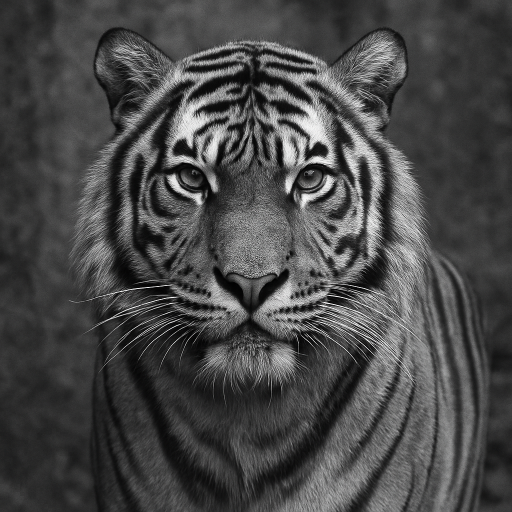
#> input picture images/tiger.png, 1024 x 1024 px (shown at 1/2 size)
$ jupyter execute 3.ipynb
#> lines starting #> are read from the running program, lines starting #| are printed output that depends on the picture; long printed decimals are rounded
[cell 1]
import cv2
import numpy as np
import matplotlib.pyplot as plt
from skimage.util import random_noise
from skimage.metrics import peak_signal_noise_ratio as psnr
from scipy.ndimage import generic_filter

# Load grayscale image and resize to 512x512
image = cv2.imread('images/tiger.png', cv2.IMREAD_GRAYSCALE)
#> image: shape (1024, 1024); min 0, max 255, mean 71.8
image = cv2.resize(image, (512, 512))
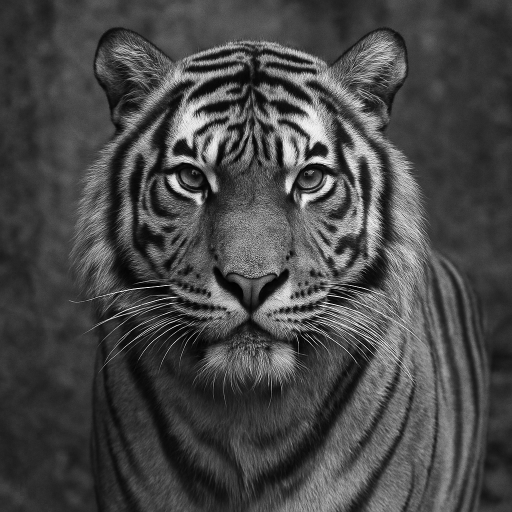
#> image: shape (512, 512); min 0, max 247, mean 71.9

# Add salt and pepper noise
noisy_image = random_noise(image, mode='s&p', amount=0.05)
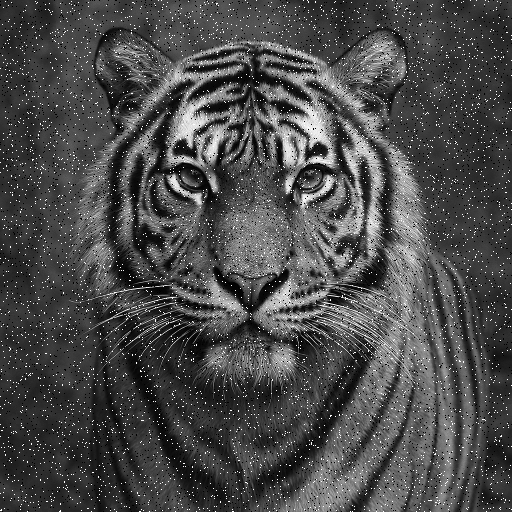
#> noisy_image: shape (512, 512) float64; min 0, max 1, mean 0.293
noisy_image = (noisy_image * 255).astype(np.uint8)

# Function to apply average filter
def average_filter(img, ksize):
    return cv2.blur(img, (ksize, ksize))

# Function to apply median filter
def median_filter(img, ksize):
    return cv2.medianBlur(img, ksize)

# Harmonic mean filter
def harmonic_mean_filter(img, ksize):
    def harmonic_mean(values):
        values = values[values > 0]  # Avoid division by zero
        return len(values) / np.sum(1.0 / values) if len(values) > 0 else 0
    return generic_filter(img.astype(np.float64), harmonic_mean, size=ksize)

# Geometric mean filter
def geometric_mean_filter(img, ksize):
    def geometric_mean(values):
        values = values[values > 0]
        return np.exp(np.mean(np.log(values))) if len(values) > 0 else 0
    return generic_filter(img.astype(np.float64), geometric_mean, size=ksize)

# (a) Average and Median filter with 5x5
avg_5x5 = average_filter(noisy_image, 5)
#> in average_filter, `return cv2.blur(img, (ksize, ksize))`:
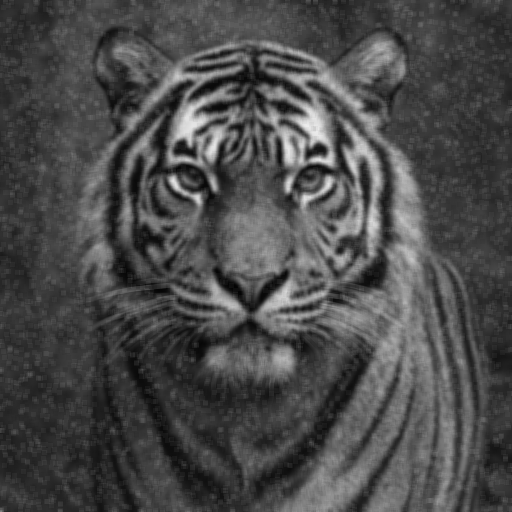
#> returned value: shape (512, 512); min 2, max 237, mean 74.5
med_5x5 = median_filter(noisy_image, 5)
#> in median_filter, `return cv2.medianBlur(img, ksize)`:
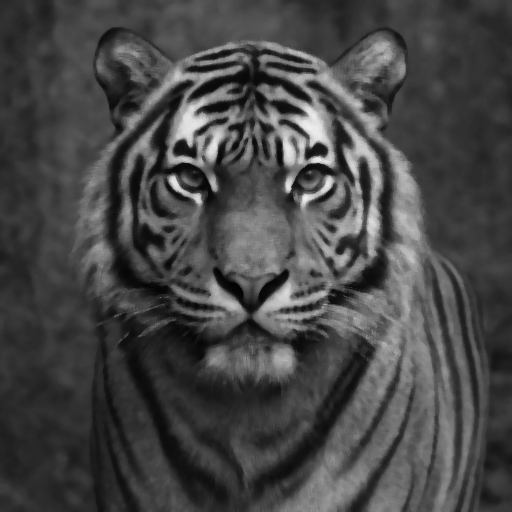
#> returned value: shape (512, 512); min 2, max 240, mean 70.7

print("PSNR for Average Filter (5x5):", psnr(image, avg_5x5))
#| PSNR for Average Filter (5x5): 23.512
print("PSNR for Median Filter (5x5):", psnr(image, med_5x5))
#| PSNR for Median Filter (5x5): 24.551

# (b) Average filter with 3x3, 5x5, 7x7
for k in [3, 5, 7]:
    filtered = average_filter(noisy_image, k)
    print(f"PSNR for Average Filter ({k}x{k}):", psnr(image, filtered))
#> this loop made 3 passes
#| PSNR for Average Filter (3x3): 23.359
#| PSNR for Average Filter (5x5): 23.512
#| PSNR for Average Filter (7x7): 22.857

# (c) Harmonic and Geometric mean filters
harmonic_filtered = harmonic_mean_filter(noisy_image, 5)
#> in harmonic_mean_filter, `return generic_filter(img.astype(np.float64), harmonic_mean, size=ksize)`:
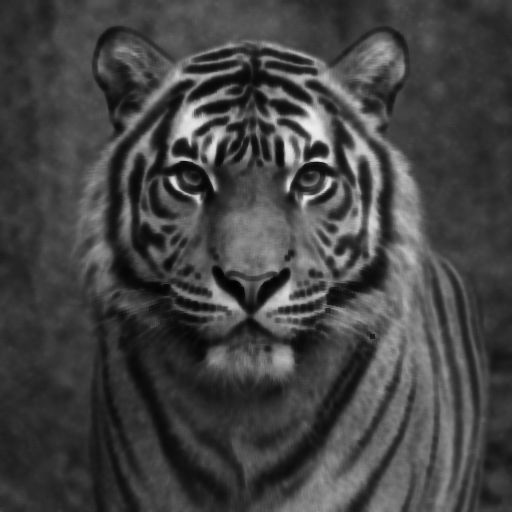
#> returned value: shape (512, 512) float64; min 1.86, max 240.5, mean 68.2
geometric_filtered = geometric_mean_filter(noisy_image, 5)

print("PSNR for Harmonic Mean Filter (5x5):", psnr(image, harmonic_filtered.astype(np.uint8)))
#| PSNR for Harmonic Mean Filter (5x5): 23.054
print("PSNR for Geometric Mean Filter (5x5):", psnr(image, geometric_filtered.astype(np.uint8)))
#| PSNR for Geometric Mean Filter (5x5): 24.064

# Display results
plt.figure(figsize=(12, 8))
plt.subplot(2, 3, 1)
plt.title("Original")
plt.imshow(image, cmap='gray')
plt.axis('off')

plt.subplot(2, 3, 2)
plt.title("Noisy (S&P)")
plt.imshow(noisy_image, cmap='gray')
plt.axis('off')

plt.subplot(2, 3, 3)
plt.title("Average 5x5")
plt.imshow(avg_5x5, cmap='gray')
plt.axis('off')

plt.subplot(2, 3, 4)
plt.title("Median 5x5")
plt.imshow(med_5x5, cmap='gray')
plt.axis('off')

plt.subplot(2, 3, 5)
plt.title("Harmonic Mean")
plt.imshow(harmonic_filtered.astype(np.uint8), cmap='gray')
plt.axis('off')

plt.subplot(2, 3, 6)
plt.title("Geometric Mean")
plt.imshow(geometric_filtered.astype(np.uint8), cmap='gray')
plt.axis('off')

plt.tight_layout()
plt.show()
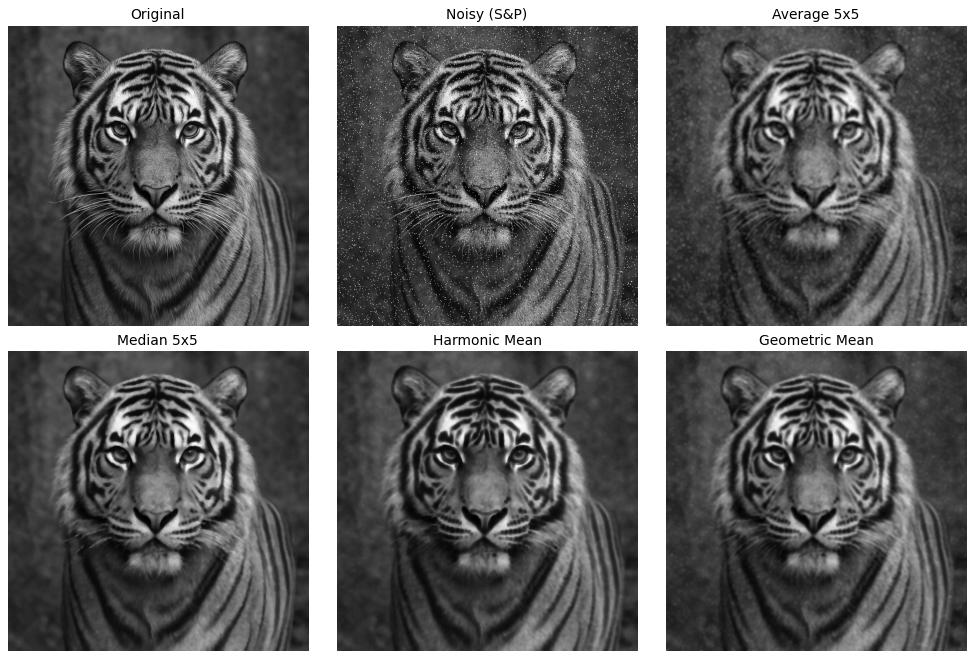
#> figure drawn by matplotlib, 6 panels
